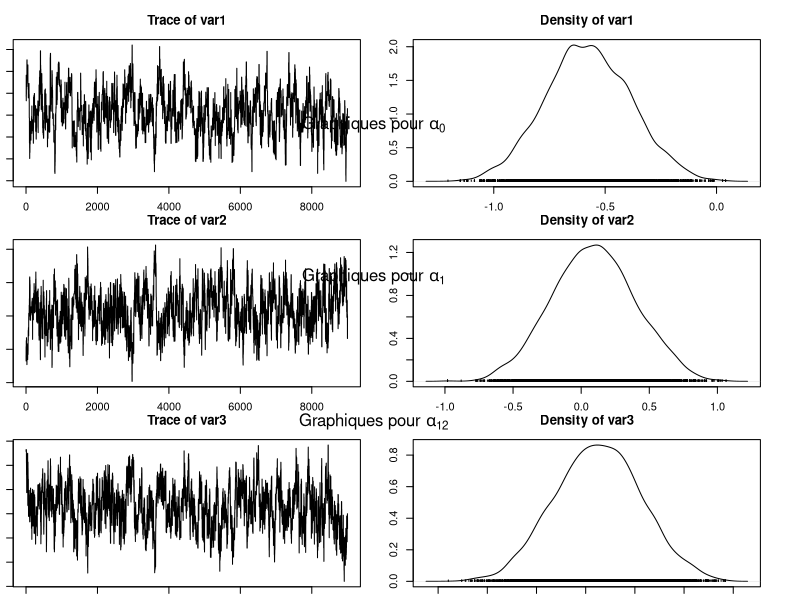
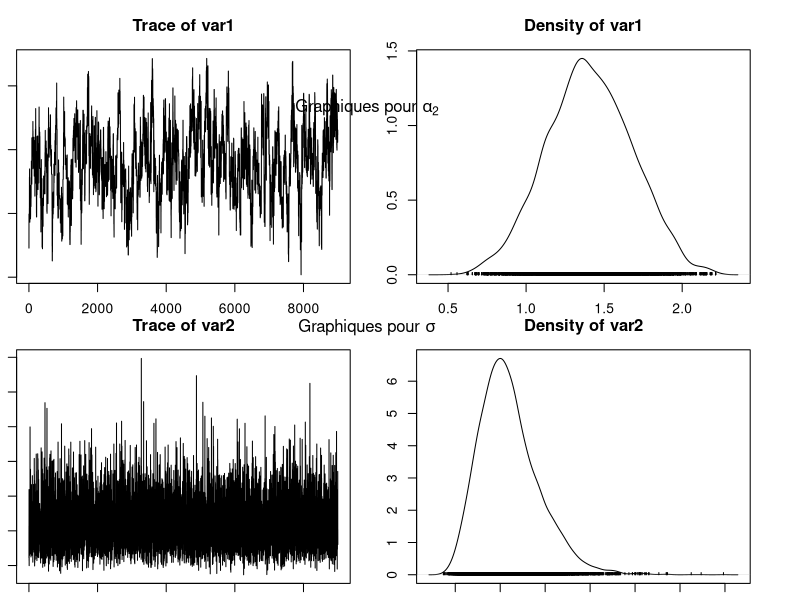
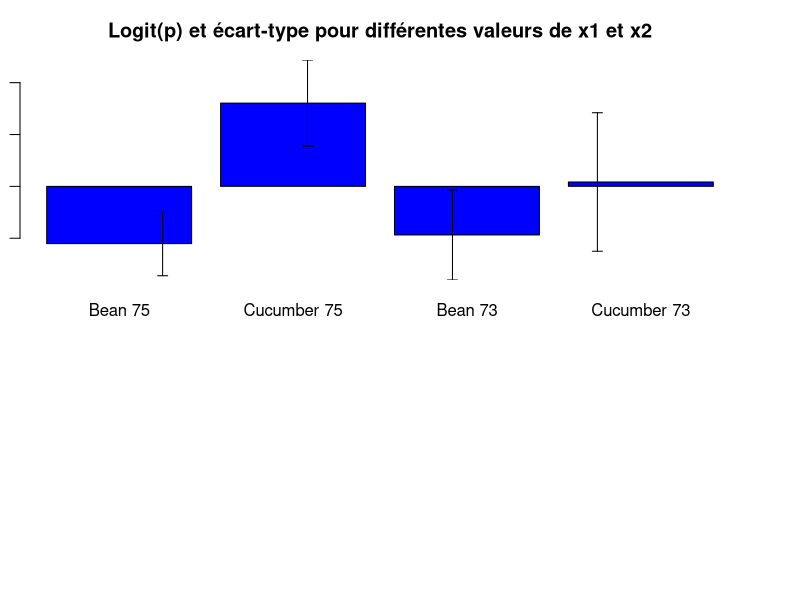

Here is the R script that generated these plots, in order:
## ---- chunk 1
library(coda)
## ---- chunk 2
# Notations changées par rapport au fichier seeds.data pour être en accord avec 
# la consigne donnée
"N" <- 21 
"r" <- c(10, 23, 23, 26, 17, 5, 53, 55, 32, 46, 10, 8, 10, 8, 23, 0, 3, 22, 15, 32, 3)
"n" <- c(39, 62, 81, 51, 39, 6, 74, 72, 51, 79, 13, 16, 30, 28, 45, 4, 12, 41, 30, 51, 7)
"x1" <- c(0, 0, 0, 0, 0, 0, 0, 0, 0, 0, 0, 1, 1, 1, 1, 1, 1, 1, 1, 1, 1)
"x2" <- c(0, 0, 0, 0, 0, 1, 1, 1, 1, 1, 1, 0, 0, 0, 0, 0, 1, 1, 1, 1, 1)

alpha0 <- 0
alpha1 <- 0
alpha2 <- 0
alpha12 <- 0
tau <- 10
b <- c(0, 0, 0, 0, 0, 0, 0, 0, 0, 0, 0, 0, 0, 0, 0, 0, 0, 0, 0, 0, 0)

seeds = function(nchain, N, r, n, x1, x2, alpha0, alpha1, alpha2, alpha12, tau, b, prop_sd){
  
  # Initialisation
  res = matrix(NA, nchain + 1, 5)
  res[1, ] = c(alpha0, alpha1, alpha12, alpha2, 1/sqrt(tau)) # le dernier terme vaut sigma

  p = plogis(alpha0 + alpha1 * x1 + alpha2 * x2 + alpha12 * x1 * x2 + b)
  
  res_b = matrix(NA, nchain + 1, N)
  res_b[1, ] = b
  
  acc_rates = rep(0, 4) # pour les 4 alpha
  
  for (i in 1:nchain){
    
    # Mise à jour de alpha0
    alpha0 = res[i, 1]
    prop = rnorm(1, alpha0, prop_sd[1]) # marche aléatoire simple
    prop_p = plogis(prop + alpha1 * x1 + alpha2 * x2 + alpha12 * x1 * x2 + b)
    
    top = - ((prop^2) / (2 * 1e6)) + sum(r * log(prop_p)) + sum((n-r) * log(1 - prop_p))
    bottom = - ((alpha0^2) / (2 * 1e6)) + sum(r * log(p)) + sum((n-r) * log(1 - p))
    acc_prob = exp(top - bottom) # Ratio des noyaux vaut 1 (symétrie du noyau)
    
    if (runif(1) < min(1, acc_prob)){
      alpha0 = prop
      p = prop_p
      acc_rates[1] = acc_rates[1] + 1
    }
    
    # Mise à jour de alpha1
    alpha1 = res[i, 2]
    prop = rnorm(1, alpha1, prop_sd[2]) # marche aléatoire simple
    prop_p = plogis(alpha0 + prop * x1 + alpha2 * x2 + alpha12 * x1 * x2 + b)
    
    top = - ((prop^2) / (2 * 1e6)) + sum(r * log(prop_p)) + sum((n-r) * log(1 - prop_p))
    bottom = - ((alpha1^2) / (2 * 1e6)) + sum(r * log(p)) + sum((n-r) * log(1 - p))
    acc_prob = exp(top - bottom) # Ratio des noyaux vaut 1 (symétrie du noyau)
    
    if (runif(1) < min(1, acc_prob)){
      alpha1 = prop
      p = prop_p
      acc_rates[2] = acc_rates[2] + 1
    }

    # Mise à jour de alpha12
    alpha12 = res[i, 3]
    prop = rnorm(1, alpha12, prop_sd[3]) # marche aléatoire simple
    prop_p = plogis(alpha0 + alpha1 * x1 + alpha2 * x2 + prop * x1 * x2 + b)
    
    top = - ((prop^2) / (2 * 1e6)) + sum(r * log(prop_p)) + sum((n-r) * log(1 - prop_p))
    bottom = - ((alpha12^2) / (2 * 1e6)) + sum(r * log(p)) + sum((n-r) * log(1 - p))
    acc_prob = exp(top - bottom) # Ratio des noyaux vaut 1 (symétrie du noyau)
    
    if (runif(1) < min(1, acc_prob)){
      alpha12 = prop
      p = prop_p
      acc_rates[3] = acc_rates[3] + 1
    }
    
    # Mise à jour de alpha2
    alpha2 = res[i, 4]
    prop = rnorm(1, alpha2, prop_sd[4]) # marche aléatoire simple
    prop_p = plogis(alpha0 + alpha1 * x1 + prop * x2 + alpha12 * x1 * x2 + b)
    
    top = - ((prop^2) / (2 * 1e6)) + sum(r * log(prop_p)) + sum((n-r) * log(1 - prop_p))
    bottom = - ((alpha2^2) / (2 * 1e6)) + sum(r * log(p)) + sum((n-r) * log(1 - p))
    acc_prob = exp(top - bottom) # Ratio des noyaux vaut 1 (symétrie du noyau)
    
    if (runif(1) < min(1, acc_prob)){
      alpha2 = prop
      p = prop_p
      acc_rates[4] = acc_rates[4] + 1
    }
    
    # Mise à jour de tau
    tau = rgamma(1, shape = 10e-3 + N / 2, scale = 1e-3 + 0.5 * sum(b^2))

    # Mise à jour de b
    for (j in 1:N){
      prop = rnorm(1, b[j], prop_sd[5])
      prop_p_j = plogis(alpha0 + alpha1 * x1[j] + alpha2 * x2[j] + alpha12 * x1[j] * x2[j] + prop)
      
      top = - (prop^2 * tau / 2) + r[j] * log(prop_p_j) + (n[j] - r[j]) * log(1 - prop_p_j)
      bottom = - (b[j]^2 * tau / 2) + r[j] * log(p[j]) + (n[j] - r[j]) * log(1 - p[j])
      acc_prob = exp(top - bottom)
      
      if (runif(1) < min(1, acc_prob)){
        b[j] = prop
        p[j] = prop_p_j
      }
    }
    
    # Mise à jour de la chaine de Markov et de b
    res[i+1, ] = c(alpha0, alpha1, alpha12, alpha2, 1/sqrt(tau))
    res_b[i+1, ] = b
  }
  
  my_list <- list("chain" = res, "b_chain" = res_b, "acc_rates" = acc_rates)
  return(my_list)
}

resultat = seeds(1e4, N, r, n, x1, x2, alpha0, alpha1, alpha2, alpha12, tau, b, prop_sd = c(0.3, 0.3, 0.3, 0.3, 0.3)) # prop_sd choisi pour avoir une allure de chaîne cohérente

resultat_chain = resultat$chain[1001:nrow(resultat$chain), ] # on enlève les 1000 premiers (burnin)

moychain = colMeans(resultat_chain) # moyenne
sdchain = apply(resultat_chain, 2, sd) # écart type


library(coda)
par(ask = FALSE, mfrow = c(3, 1), mar = c(1, 1, 3, 3)) # Configure la disposition des graphiques 

# Tracer les 3 premiers graphiques des chaînes de Markov
plot(mcmc(resultat_chain[,1:3]))

mtext(expression("Graphiques pour " * alpha[0]), side = 3, line = 23)
mtext(expression("Graphiques pour " * alpha[1]), side = 3, line = 11.5)
mtext(expression("Graphiques pour " * alpha[12]), side = 3, line = 0.5)

par(mfrow = c(2, 1)) # Configure la disposition des graphiques 

# Tracer les 2 derniers graphiques des chaînes de Markov
plot(mcmc(resultat_chain)[,4:5])

mtext(expression("Graphiques pour " * alpha[2]), side = 3, line = 12)
mtext(expression("Graphiques pour " * sigma), side = 3, line = 1)
## ---- chunk 3
# Données
noms <- c('Bean 75', 'Cucumber 75', 'Bean 73', 'Cucumber 73')
logit_p <- c(-0.5517254, 0.8027722, -0.4682697, 0.04229868)
ecart_type <- c(0.309775, 0.4157986, 0.4345104, 0.6678286)

# Création du graphique
barplot_height <- logit_p
barplot_errors <- ecart_type

# Création du graphique à barres avec barres d'erreur
barplot(barplot_height, names.arg=noms, ylim=c(min(logit_p - barplot_errors), max(logit_p + barplot_errors)),
        main='Logit(p) et écart-type pour différentes valeurs de x1 et x2',
        xlab='Nom', ylab='Logit(p)', col='blue', beside=TRUE)
arrows(x0=1:4, y0=logit_p - barplot_errors, y1=logit_p + barplot_errors, angle=90, code=3, length=0.05)
